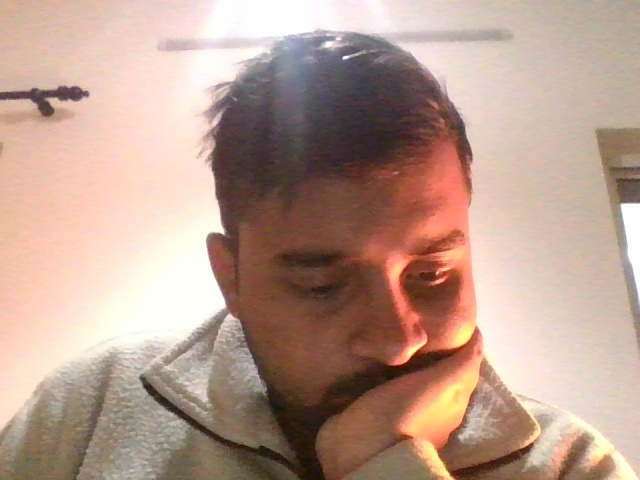
#> input picture Image/asxyzp.jpeg, 640 x 480 px
$ python GreyToBinary.py
#> lines starting #> are read from the running program, lines starting #| are printed output that depends on the picture
#> the answer given: asxyzp.jpeg
#Description: Converting greyscale image to binary image
#Author(s)  : asxyzp

import os.path
import sys
import cv2

'''
    Name : GreyToBinary(FileName)
    Utility : Converts GreyScale image to Binary image
    Parameter(s) : FileName, which is the name of the image file
    Return value : None
'''
def GreyToBinary(FileName):
#> called with FileName = 'asxyzp.jpeg'
    if os.path.isfile(FileName):                            #Checking whether the image exists or not
        Frame = cv2.imread(FileName,cv2.IMREAD_COLOR)       #Stores image into a photo frame
#> Frame is the input picture: shape (480, 640, 3); mean B, G, R 141.6, 156.1, 184.7
        RowSize = len(Frame)
#> RowSize = 480
        ColSize = len(Frame[0])
#> ColSize = 640
        for i in range(RowSize):
            for j in range(ColSize):
                if (Frame[i][j][0]<127):                    #Converting all pixels w/ intensity below 127 to Black
                    Frame[i][j][0] = 0
                    Frame[i][j][1] = 0
                    Frame[i][j][2] = 0
                elif (Frame[i][j][0]>127):                  #Converting all pixels w/ intensity above 127 to Black
                    Frame[i][j][0] = 255
                    Frame[i][j][1] = 255
                    Frame[i][j][2] = 255
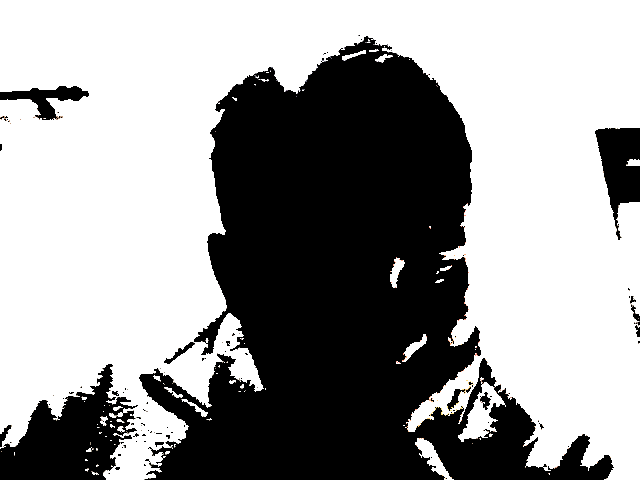
#> Frame: shape (480, 640, 3); mean B, G, R 153.3, 153.4, 153.5
        FileName="Bin_"+FileName
        cv2.imwrite(FileName,Frame)
    else:
        print("Image file doesn't exists.\nEnter proper file name.")
        sys.exit(1)

FileName = input("Name of image file for greyscale conversion (w/ file type)?\t")
GreyToBinary(FileName)
